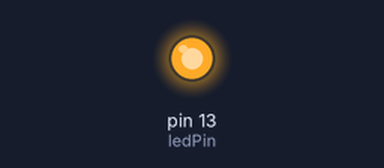
A sketch run on a simulated Arduino Uno, built with avr-gcc and run on an emulated ATmega328P. Shown: output pins drawn as LEDs (lit = HIGH).

Above: at 5.0 s.
At 15.0 s:
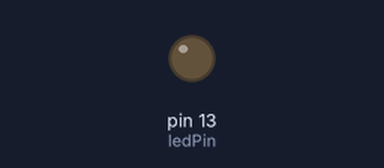
Timing chart, 0 to 26.0 s (numbered marks = the images above):
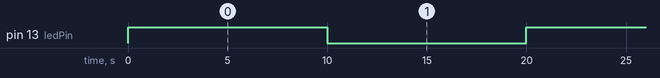

The sketch:

LED_Blink.ino
```cpp
// Built-in LED is connected to digital pin 13
const int ledPin = 13;

void setup() {
  pinMode(ledPin, OUTPUT); // Set pin 13 as output
}

void loop() {
  digitalWrite(ledPin, HIGH); // Turn LED ON
  delay(10000);                // Wait 1 second
  digitalWrite(ledPin, LOW);  // Turn LED OFF
  delay(10000);                // Wait 1 second
}
```

Measured:
- by itself, pin 13 (ledPin): alternates HIGH for 10.0 s and LOW for 10.0 s
